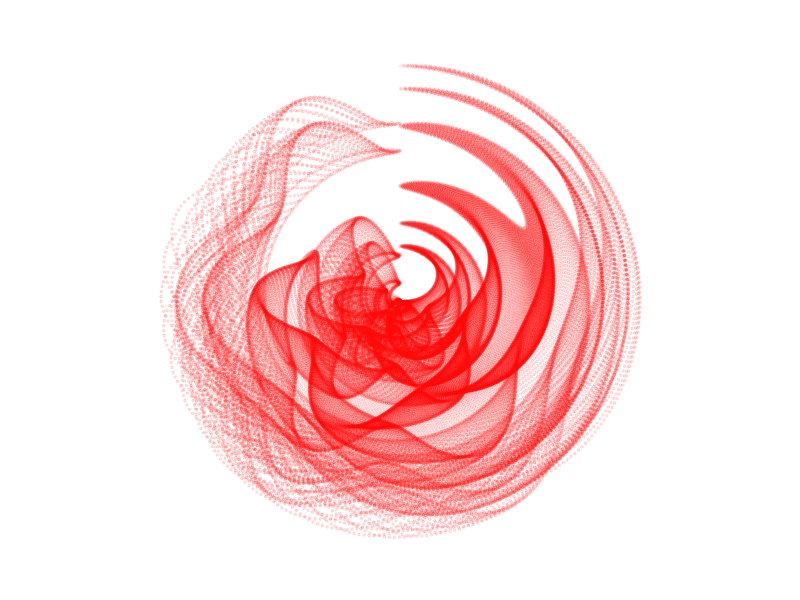

Generate this figure with R:
## ---- chunk 1
knitr::opts_chunk$set(echo = TRUE)
library(tidyverse)
## ---- chunk 2
seq(-4, 4, by = 0.02) %>% 
  expand.grid(x = ., y = .) %>% 
  ggplot()+
  geom_point(mapping = aes(x = (1+abs(y)-sin(x^2)), y = 1-x+cos(y^2)),
             alpha = 0.05, shape = 20, size = 1, color = "red")+
  theme_void()+
  coord_polar()
